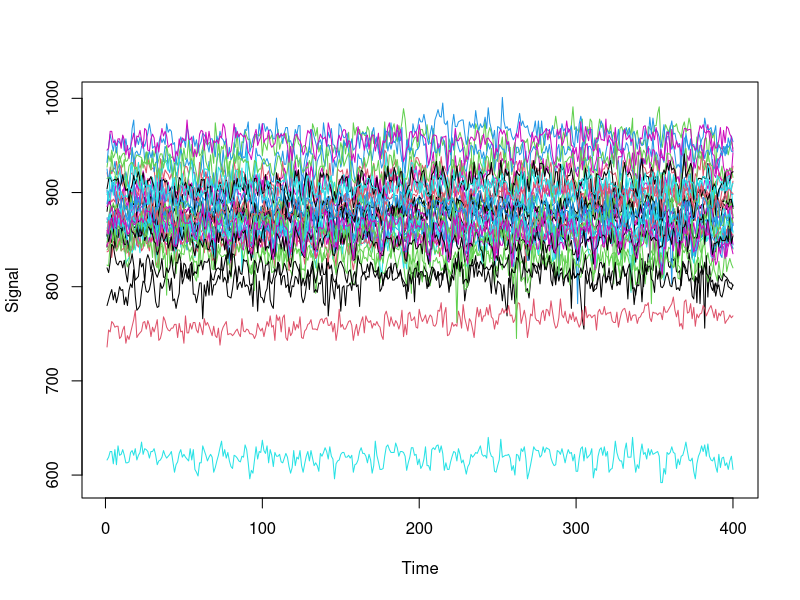

The R script that drew this image: (Note: this script raises an error after producing the figure.)
## ---- chunk 1
knitr::opts_chunk$set(echo = TRUE)

## ---- chunk 2
##data
fmri<-as.matrix(read.csv("portfolio_assignment3_aud_fmri_data37.csv", header=FALSE))
#making it a time-series
fmri2<-ts(fmri)
#design
fmrides<-as.matrix(read.csv("portfolio_assignment3_aud_fmri_design.csv", header=FALSE))
#making it a time-series
fmrides2<-ts(fmrides)



matplot(x = fmri2,
        type = "l",
        xlab = "Time",
        ylab = "Signal",
        lty = 1)

cor.test(fmrides[,1], fmrides[,2], method = "pearson")

## ---- chunk 3

meld = melt(fmri2, id = c('V1'))

meld %>% group_by(value) %>% mean(meld$value)

ggplot(meld, aes(x = X2, y = value, fill = X2))+geom_boxplot()

matplot(x = fmrides,        
        type = "l",
        pch = 19,
        xlab = "Time",
        ylab = "Signal")

str(fmrides2)

plot.ts(fmrides)

mean()
## ---- chunk 4
subset(fmri2, fmri2 == "V3")

## ---- chunk 5

?findpeaks()

v1 = fmrides[,1]

hej = findpeaks(fmrides[,1])

hej = as.factor(hej[,2])

nrow(hej)

hej1 = as.factor(fmrides[,2])

fm = as.data.frame(fmrides)

library(car)


## ---- chunk 6
ggplot(fm, aes())

meld = melt(fm, id = c('V1'))

m1$coefficients

pp = m1$coefficients

m1$coefficients[1:1]

b = pp[0:1]

ggplot(meld, aes(y=value, x= 1:400), color = meld$variable)+geom_point()

mean(fmrides[,2])

## ---- chunk 7
one = fmri2[,1]

summary(lm(one ~ fmrides2))

summary(lm(one ~ fmrides2+0))


m1 = lm(one ~ fmrides2[,1])

m1ris = m1$residuals

m11 = lm(m1ris ~ fmrides2[,2])

summary(m11)

m2 = lm(one ~ fmrides2[,2])

m2ris = m2$residuals

m22 = lm(m2ris ~ fmrides2[,1])

summary(m22)
## ---- chunk 8
m4 = lm(fmri2 ~ fmrides2)

hej = m4$coefficients

hej = as.data.frame(hej)

hej = t(hej)

hej$con = hej$fmrides2V1-hej$fmrides2V2

hej = hej[,-1]

t.test(hej[2,], mu = 0, alternative = "two.sided")

t.test(hej[3,], mu = 0, alternative = "two.sided")

con = fmrides[,1]-fmrides[,2]



m9 = lm(fmri~fmrides)

m10 = lm(qqq ~ fmrides)


View(m10$coefficients)

View(m10$coefficients)
qqq = as.matrix(qqqqq)

View(m9$coefficients)
View(m4$coefficients)

fmriii = as.data.frame(fmrides)

t.test(con, mu = 0, alternatice = "two.sided")


hej = as.data.frame(hej)

hej = t(hej)


qq = pivot_longer(hej, c(fmrides2V1,fmrides2V2, con), names_to = "q")






ggplot(qq, aes(q, value))+geom_bar(position = "dodge", stat = "summary", fun.y = "mean")+geom_errorbar(ymin = qq$value+sd(qq$value)/sqrt(111/3), ymin = qq$value-sd(qq$value/sqrt(111/3)))


hej = hej[,-1]

hej = as.data.frame(hej)

mean(hej$fmrides2V1)

View(mtcars)

mean(hej$fmrides2V1)

mean(hej$fmrides2V2)

sd(hej$fmrides2V1)

sd(hej$fmrides2V2)

## ---- chunk 9
qqqqq = bind_cols(fmr,time)

?bind_cols

time = 1:400

time = as.data.frame(time)

fmr = as.data.frame(fmri)

